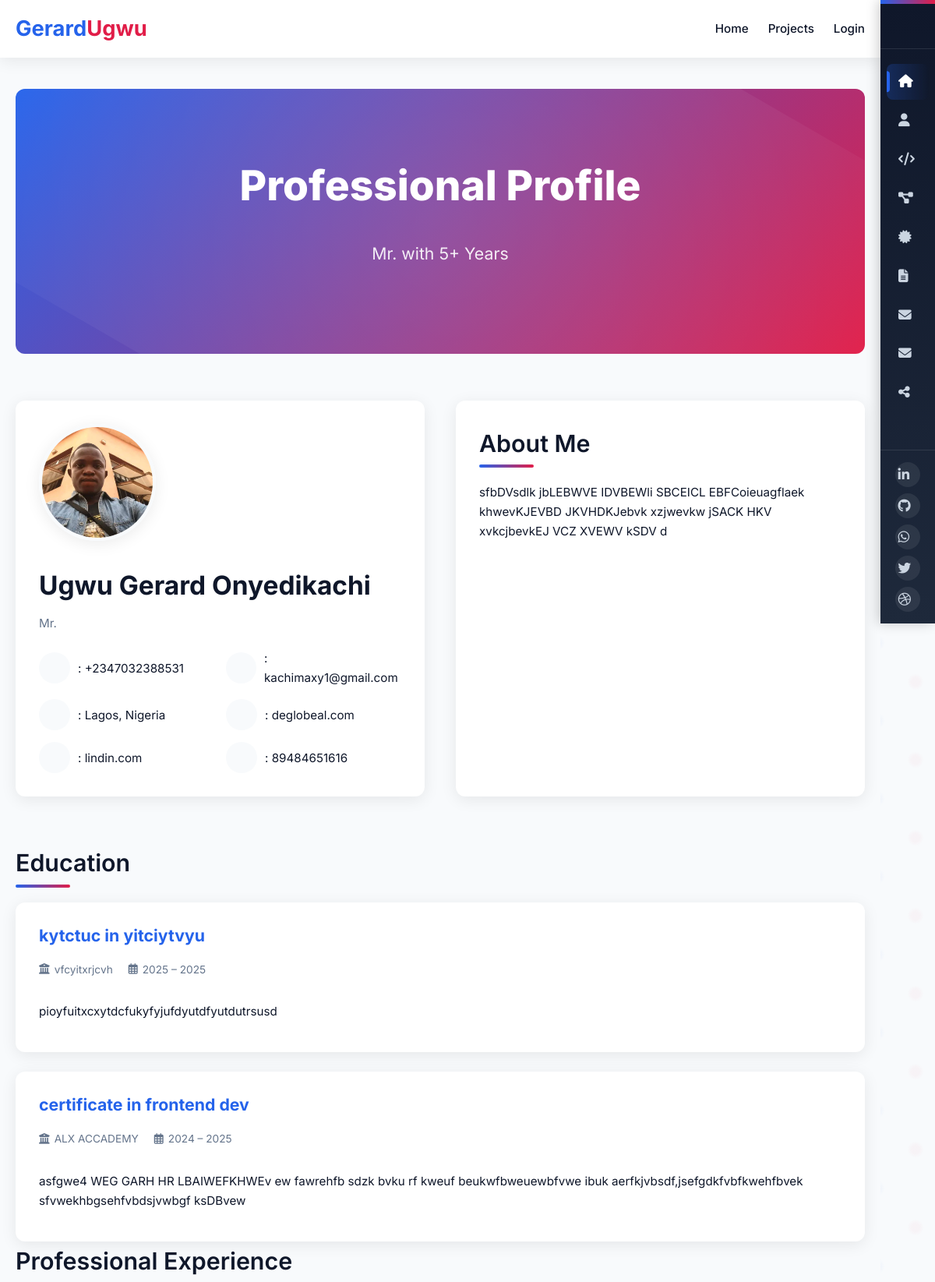
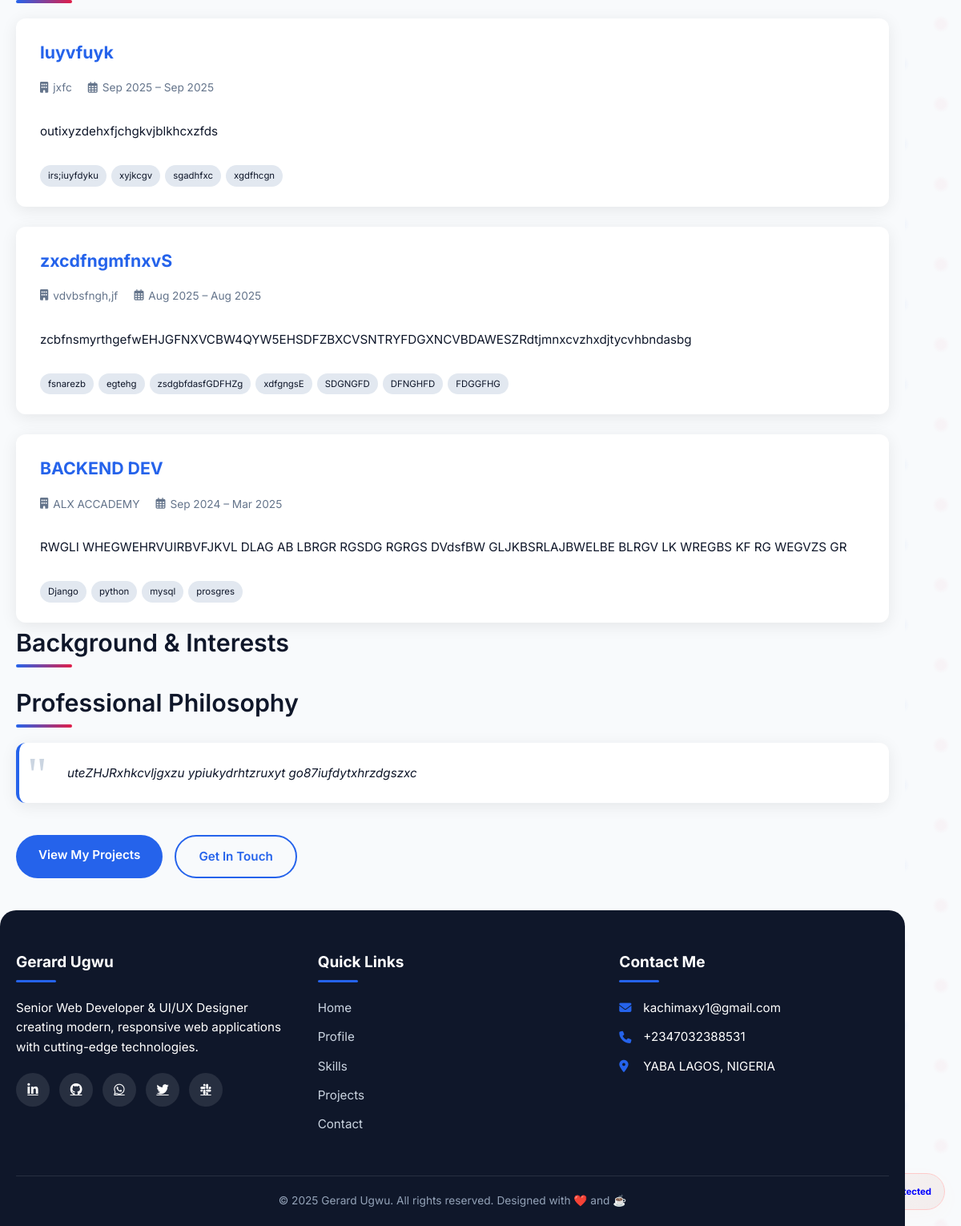
/profile/, run on the app's committed database (2 pictures, top to bottom).
### myapp/models.py (models this page shows, shortened)
class Profile(models.Model):
    name = models.CharField(max_length=100)
    title = models.CharField(max_length=100)
    location = models.CharField(max_length=100)
    profile_picture = models.ImageField(upload_to='profile/', null=True, blank=True)
    about_me = models.TextField()
    experience_years = models.PositiveIntegerField(default=0)
    @property
    def experience_years_display(self):
        return f"{self.experience_years}+ Years" if self.experience_years else "5+ Years"

class ContactDetail(models.Model):
    CONTACT_TYPES = [
        ('email', 'Email'),
        ('phone', 'Phone'),
        ('location', 'Location'),
        ('website', 'Website'),
        ('other', 'Other'),
    ]
    profile = models.ForeignKey(Profile, on_delete=models.CASCADE, related_name='contact_details')
    contact_type = models.CharField(max_length=10, choices=CONTACT_TYPES)
    value = models.CharField(max_length=255)
    order = models.PositiveSmallIntegerField(default=0)
    class Meta:
        ordering = ['order']

class Education(models.Model):
    profile = models.ForeignKey(Profile, on_delete=models.CASCADE, related_name='educations')
    institution = models.CharField(max_length=255)
    degree = models.CharField(max_length=255)
    field_of_study = models.CharField(max_length=255, blank=True)
    start_date = models.DateField()
    end_date = models.DateField(null=True, blank=True)
    description = models.TextField()
    order = models.PositiveSmallIntegerField(default=0)
    class Meta:
        ordering = ['-end_date', 'order']

class ProfessionalExperience(models.Model):
    profile = models.ForeignKey(Profile, on_delete=models.CASCADE, related_name='experiences')
    company = models.CharField(max_length=255)
    position = models.CharField(max_length=255)
    start_date = models.DateField()
    end_date = models.DateField(null=True, blank=True)
    description = models.TextField()
    technologies = models.TextField(blank=True)
    order = models.PositiveSmallIntegerField(default=0)
    class Meta:
        ordering = ['-end_date', 'order']

class ProfessionalPhilosophy(models.Model):
    profile = models.ForeignKey(Profile, on_delete=models.CASCADE, related_name='philosophies')
    quote = models.TextField()
    order = models.PositiveSmallIntegerField(default=0)
    class Meta:
        ordering = ['order']
        verbose_name_plural = "Professional philosophies"

### myapp/views.py (the view)
# urls.py: path('profile/', views.profile_view, name='profile'),
def profile_view(request):
    profile = Profile.objects.first()
    profile_details = []  # Removed access to unknown 'details' attribute
    educations = Education.objects.filter(profile=profile) if profile else []
    experiences = ProfessionalExperience.objects.filter(profile=profile) if profile else []
    background_interests = BackgroundInterest.objects.filter(profile=profile) if profile else []
    philosophies = ProfessionalPhilosophy.objects.filter(profile=profile) if profile else []
    return render(request, 'main/profile.html', {
        'profile': profile,
        'profile_details': profile_details,
        'educations': educations,
        'experiences': experiences,
        'background_interests': background_interests,
        'philosophies': philosophies
    })

### myapp/templates/main/profile.html (shortened to what this page needs)
{% extends "base.html" %}
{% load static %}
{% block main %}
<div class="profile-wrapper">
  <section class="hero" aria-labelledby="hero-title">
    <div class="container">
      <h1 id="hero-title">Professional Profile</h1>
      <p>{{ profile.title }} with {{ profile.experience_years_display }}</p>
    </div>
  </section>
  <section class="profile-section" aria-labelledby="personal-heading">
    <div class="profile-card">
      <div class="profile-header">
        <figure class="profile-photo">
          {% if profile.profile_picture %}
            <img src="{{ profile.profile_picture.url }}" alt="{{ profile.name }} profile picture" loading="lazy">
          {% else %}
            <img src="https://images.unsplash.com/photo-1507003211169-0a1dd7228f2d?ixlib=rb-4.0.3&auto=format&fit=crop&w=400&h=400&q=80" alt="{{ profile.name }} default avatar" loading="lazy">
          {% endif %}
        </figure>
        <div class="profile-info">
          <h2>{{ profile.name }}</h2>
          <p>{{ profile.title }}</p>
        </div>
      </div>
      <ul class="contact-details" role="list">
        {% for detail in profile.contact_details.all %}
          <li class="contact-item">
            <span class="contact-icon" aria-hidden="true"><i class="{{ detail.icon_class }}"></i></span>
            <div>
              <span class="visually-hidden">{{ detail.get_detail_type_display }}:</span>
              <span>{{ detail.value }}</span>
            </div>
          </li>
        {% endfor %}
      </ul>
    </div>
    <div class="profile-card">
      <h2 class="section-title">About Me</h2>
      <p>{{ profile.about_me|linebreaks }}</p>
    </div>
  </section>
  <section aria-labelledby="education-heading">
    <h2 class="section-title" id="education-heading">Education</h2>
    <div class="item-list">
      {% for edu in profile.educations.all %}
        <article>
          <h4>{{ edu.degree }}{% if edu.field_of_study %} in {{ edu.field_of_study }}{% endif %}</h4>
          <div class="meta">
            <span><i class="fas fa-university" aria-hidden="true"></i> {{ edu.institution }}</span>
            <span><i class="far fa-calendar-alt" aria-hidden="true"></i> {{ edu.start_date|date:"Y" }} – {% if edu.end_date %}{{ edu.end_date|date:"Y" }}{% else %}Present{% endif %}</span>
          </div>
          <p>{{ edu.description|linebreaks }}</p>
        </article>
      {% endfor %}
    </div>
  </section>
  <section aria-labelledby="experience-heading">
    <h2 class="section-title" id="experience-heading">Professional Experience</h2>
    <div class="item-list">
      {% for exp in profile.experiences.all %}
        <article>
          <h4>{{ exp.position }}</h4>
          <div class="meta">
            <span><i class="fas fa-building" aria-hidden="true"></i> {{ exp.company }}</span>
            <span><i class="far fa-calendar-alt" aria-hidden="true"></i> {{ exp.start_date|date:"M Y" }} – {% if exp.end_date %}{{ exp.end_date|date:"M Y" }}{% else %}Present{% endif %}</span>
          </div>
          <p>{{ exp.description|linebreaks }}</p>
          {% if exp.technologies %}
            <div class="tag-list">
              {% for tech in exp.technologies.splitlines %}
                {% if tech %}<span class="tag">{{ tech }}</span>{% endif %}
              {% endfor %}
            </div>
          {% endif %}
        </article>
      {% endfor %}
    </div>
  </section>
  <section aria-labelledby="interests-heading">
    <h2 class="section-title" id="interests-heading">Background & Interests</h2>
  </section>
  <section aria-labelledby="philosophy-heading">
    <h2 class="section-title" id="philosophy-heading">Professional Philosophy</h2>
    <div class="philosophy-grid">
      {% for phil in profile.philosophies.all %}
        <div class="philosophy-card">
          <p>{{ phil.quote }}</p>
        </div>
      {% endfor %}
    </div>
    <nav class="cta-buttons" aria-label="Call to action">
      <a class="btn btn-primary" href="{% url 'projects' %}">View My Projects</a>
      <a class="btn btn-outline" href="{% url 'contact' %}">Get In Touch</a>
    </nav>
  </section>
</div>
{% endblock %}

### myapp/templates/base.html (shortened to what this page needs)
<!DOCTYPE html>
<html lang="en">
<head>
  <link rel="stylesheet" href="https://cdnjs.cloudflare.com/ajax/libs/font-awesome/6.4.0/css/all.min.css" />
</head>
<body>
  <div class="sidebar">
    <div class="logo-container">
    </div>
    <ul>
      <li><a href="/" class="active"><i class="fas fa-home"></i> <span class="link-text">Home</span></a></li>
      <li><a href="/profile"><i class="fas fa-user"></i> <span class="link-text">Profile</span></a></li>
      <li><a href="/skills"><i class="fas fa-code"></i> <span class="link-text">Skills</span></a></li>
      <li><a href="/projects"><i class="fas fa-project-diagram"></i> <span class="link-text">Projects</span></a></li>
      <li><a href="/certificates"><i class="fas fa-certificate"></i> <span class="link-text">Certificates</span></a></li>
      <li><a href="/resume"><i class="fas fa-file-alt"></i> <span class="link-text">Resume</span></a></li>
      <li><a href="/contact"><i class="fas fa-envelope"></i> <span class="link-text">Contact</span></a></li>
      <li><a href="/email"><i class="fas fa-envelope"></i> <span class="link-text">Email</span></a></li>
      <li><a href="/social"><i class="fas fa-share-alt"></i> <span class="link-text">Social</span></a></li>
    </ul>
    <div class="social-links">
      <a href="https://www.linkedin.com/in/gerard-ugwu/" target="_blank" rel="noopener"><i class="fab fa-linkedin-in"></i></a>
      <a href="https://github.com/Deglobeal" target="_blank" rel="noopener"><i class="fab fa-github"></i></a>
      <a href="https://wa.me/2347032388531" target="_blank" rel="noopener"><i class="fab fa-whatsapp"></i></a>
      <a href="#!"><i class="fab fa-twitter"></i></a>
      <a href="#!"><i class="fab fa-dribbble"></i></a>
    </div>
  </div>
  <div class="main-wrapper">
    <header>
      <div class="container header-container">
        <div class="header-logo">Gerard<span>Ugwu</span></div>
        <nav>
          <ul>
            <li><a href="/">Home</a></li>
            <li><a href="/projects">Projects</a></li>
            <li class="admin-status">
              {% if user.is_authenticated %}
                <div class="admin-links">
                  <form method="post" action="{% url 'logout' %}" style="display: inline;">
                {% csrf_token %}
                <button type="submit" class="admin-link admin-logout" style="background: var(--accent); color: white; border: none; padding: 8px 16px; border-radius: 20px; cursor: pointer; font-size: 0.85rem;">
                  Logout
                </button>
              </form>
                </div>
              {% else %}
                <a href="{% url 'login' %}" class="admin-link admin-login">Login</a>
              {% endif %}
            </li>
          </ul>
        </nav>
      </div>
    </header>
    <main>{% block main %}{% endblock %}</main>
    <footer>
      <div class="container">
        <div class="footer-content">
          <div class="footer-section">
            <h3>Gerard Ugwu</h3>
            <p>Senior Web Developer & UI/UX Designer creating modern, responsive web applications with cutting-edge technologies.</p>
            <div class="social-links">
              <a href="https://www.linkedin.com/in/gerard-ugwu/" target="_blank" rel="noopener"><i class="fab fa-linkedin-in"></i></a>
              <a href="https://github.com/Deglobeal" target="_blank" rel="noopener"><i class="fab fa-github"></i></a>
              <a href="https://wa.me/2347032388531" target="_blank" rel="noopener"><i class="fab fa-whatsapp"></i></a>
              <a href="https://x.com/GerardOnye16230?t=2hx9oQFvY-kySc6LrV8IEw&s=09"><i class="fab fa-twitter"></i></a>
              <a href="https://hngpremium.slack.com/team/U09H5FCSQV9"><i class="fab fa-slack"></i></a>
            </div>
          </div>
          <div class="footer-section">
            <h3>Quick Links</h3>
            <ul class="footer-links">
              <li><a href="/">Home</a></li>
              <li><a href="/profile">Profile</a></li>
              <li><a href="/skills">Skills</a></li>
              <li><a href="/projects">Projects</a></li>
              <li><a href="/contact">Contact</a></li>
            </ul>
          </div>
          <div class="footer-section">
            <h3>Contact Me</h3>
            <ul class="footer-links">
              <li><i class="fas fa-envelope"></i> kachimaxy1@gmail.com</li>
              <li><i class="fas fa-phone"></i> +2347032388531</li>
              <li><i class="fas fa-map-marker-alt"></i> YABA LAGOS, NIGERIA</li>
            </ul>
          </div>
        </div>
        <div class="copyright">
          <p>© 2025 Gerard Ugwu. All rights reserved. Designed with ❤️ and ☕</p>
        </div>
      </div>
    </footer>
  </div>
</body>
</html>

### myapp/templates/main/profile.html (style rules this page uses)
:root { --skill-primary:#2563eb; --skill-accent:#e11d48; --skill-dark:#0f172a; --skill-light:#f8fafc; --skill-gray:#64748b; --skill-light-gray:#e2e8f0; --skill-radius:12px; --skill-shadow:0 4px 20px rgba(0,0,0,.08); --skill-transition:all .3s ease; --font-skill:'Inter','Segoe UI',Tahoma,Geneva,Verdana,sans-serif; }
.profile-wrapper *, .profile-wrapper *::before, .profile-wrapper *::after { margin:0; padding:0; box-sizing:border-box; }
.profile-wrapper { max-width:1200px; margin:0 auto; padding:20px; font-family:var(--font-skill); color:var(--skill-dark); line-height:1.65; }
.section-title { font-size:2rem; font-weight:600; margin-bottom:25px; position:relative; display:inline-block; }
.section-title::after { content:''; position:absolute; bottom:-6px; left:0; width:70px; height:4px; background:linear-gradient(90deg,var(--skill-primary),var(--skill-accent)); border-radius:2px; }
.hero { background:linear-gradient(135deg,var(--skill-primary),var(--skill-accent)); color:#fff; padding:80px 0; text-align:center; margin-bottom:60px; }
.hero h1 { font-size:clamp(2rem,5vw,3.5rem); margin-bottom:.5em; font-weight:800; }
.hero p { font-size:clamp(1rem,2.5vw,1.4rem); max-width:800px; margin:0 auto 2rem; opacity:.9; }
.profile-section { display:grid; grid-template-columns:repeat(auto-fit,minmax(300px,1fr)); gap:40px; margin-bottom:60px; }
.profile-card { background:#fff; border-radius:var(--skill-radius); padding:30px; box-shadow:var(--skill-shadow); transition:var(--skill-transition); }
.profile-header { display:flex; gap:30px; align-items:center; flex-wrap:wrap; }
.profile-photo { position:relative; width:150px; height:150px; border-radius:50%; overflow:hidden; border:4px solid var(--skill-light); box-shadow:var(--skill-shadow); }
.profile-photo img { position:absolute; top:0; left:0; width:100%; height:100%; object-fit:cover; }
.profile-info h2 { font-size:2.2rem; margin-bottom:.25em; color:var(--skill-dark); }
.profile-info p { color:var(--skill-gray); }
.contact-details { display:grid; grid-template-columns:repeat(auto-fit,minmax(200px,1fr)); gap:15px; margin-top: 20px; }
.contact-item { display:flex; align-items:center; gap:10px; }
.contact-icon { width:40px; height:40px; background:var(--skill-light); border-radius:50%; display:flex; align-items:center; justify-content:center; color:var(--skill-primary); }
.item-list { display: grid; gap: 25px; }
.item-list article { background:#fff; border-radius:var(--skill-radius); padding:25px 30px; box-shadow:var(--skill-shadow); transition:var(--skill-transition); display: flex; flex-direction: column; gap: 15px; }
.item-list h4 { font-size:1.4rem; color:var(--skill-primary); margin-bottom: 0; }
.item-list .meta { display:flex; gap:20px; flex-wrap:wrap; font-size:.9em; color:var(--skill-gray); margin-bottom: 0; }
.item-list .meta span { display:flex; align-items:center; gap:6px; }
.tag-list { display:flex; flex-wrap:wrap; gap:6px; margin-top: 0; }
.tag { font-size:.75rem; background:var(--skill-light-gray); color:var(--skill-dark); padding:4px 10px; border-radius:20px; }
.philosophy-grid { display: grid; gap: 25px; }
.philosophy-card { background:#fff; border-radius:var(--skill-radius); padding:25px 30px; box-shadow:var(--skill-shadow); transition:var(--skill-transition); border-left: 4px solid var(--skill-primary); position: relative; }
.philosophy-card::before { content:'"'; font-size:4rem; position:absolute; top:10px; left:10px; color:#cbd5e1; font-family:Georgia,serif; line-height: 1; }
.philosophy-card p { padding-left: 30px; font-style: italic; margin-bottom: 0; }
.cta-buttons { display:flex; gap:15px; flex-wrap:wrap; margin-top:40px; }
.cta-buttons .btn { padding:12px 28px; border-radius:30px; font-weight:600; text-decoration:none; transition:var(--skill-transition); display: inline-block; text-align: center; }
.btn-primary { background:var(--skill-primary); color:#fff; border: none; }
.btn-outline { border:2px solid var(--skill-primary); color:var(--skill-primary); background:transparent; }

### data on the page
Profile: title "Mr.", experience_years_display "5+ Years", profile_picture (picture), name "Ugwu Gerard Onyedikachi", about_me "sfbDVsdlk jbLEBWVE IDVBEWli SBCEICL EBFCoieuagflaek khwevKJEVBD JKVHDKJebvk xzjwevkw jSACK HKV xvkcjbevkEJ VCZ XVEWV kSDV d"
ContactDetail: value "+2347032388531"
ContactDetail: value "kachimaxy1@gmail.com"
ContactDetail: value "Lagos, Nigeria"
ContactDetail: value "deglobeal.com"
ContactDetail: value "lindin.com"
ContactDetail: value "89484651616"
Education: degree "kytctuc", field_of_study "yitciytvyu", institution "vfcyitxrjcvh", start_date "2025", end_date "2025", description "pioyfuitxcxytdcfukyfyjufdyutdfyutdutrsusd"
Education: degree "certificate", field_of_study "frontend dev", institution "ALX ACCADEMY", start_date "2024", end_date "2025", description "asfgwe4 WEG GARH HR LBAIWEFKHWEv ew fawrehfb sdzk bvku rf kweuf beukwfbweuewbfvwe ibuk aerfkjvbsdf,jsefgdkfvbfkwehfbvek sfvwekhbgsehfvbdsjvwbgf ksDBvew"
ProfessionalExperience: position "luyvfuyk", company "jxfc", start_date "Sep 2025", end_date "Sep 2025", description "outixyzdehxfjchgkvjblkhcxzfds", splitlines "irs;iuyfdyku" "xyjkcgv" "sgadhfxc" "xgdfhcgn"
ProfessionalExperience: position "zxcdfngmfnxvS", company "vdvbsfngh,jf", start_date "Aug 2025", end_date "Aug 2025", description "zcbfnsmyrthgefwEHJGFNXVCBW4QYW5EHSDFZBXCVSNTRYFDGXNCVBDAWESZRdtjmnxcvzhxdjtycvhbndasbg", splitlines "fsnarezb" "egtehg" "zsdgbfdasfGDFHZg" "xdfgngsE" "SDGNGFD" "DFNGHFD" "FDGGFHG"
ProfessionalExperience: position "BACKEND DEV", company "ALX ACCADEMY", start_date "Sep 2024", end_date "Mar 2025", description "RWGLI WHEGWEHRVUIRBVFJKVL DLAG AB LBRGR RGSDG RGRGS DVdsfBW GLJKBSRLAJBWELBE BLRGV LK WREGBS KF RG WEGVZS GR", splitlines "Django" "python" "mysql" "prosgres"
ProfessionalPhilosophy: quote "uteZHJRxhkcvljgxzu ypiukydrhtzruxyt go87iufdytxhrzdgszxc"
